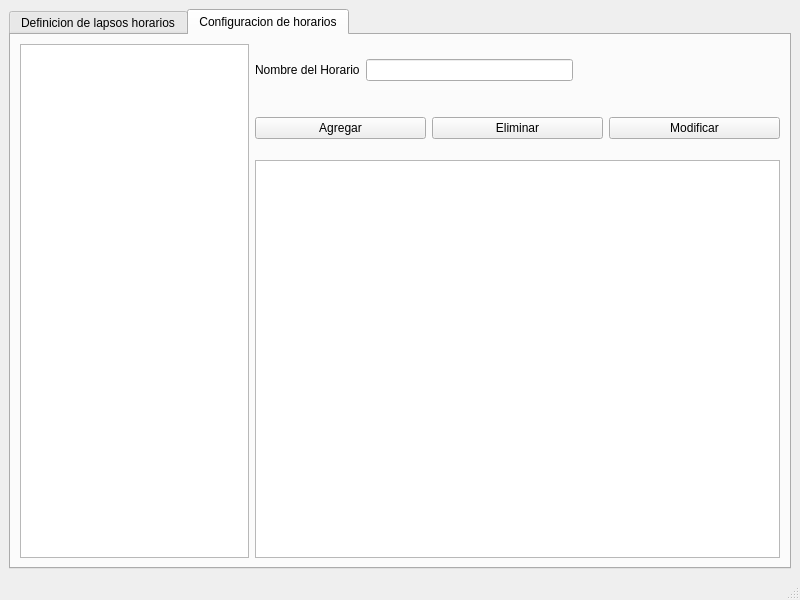
<?xml version="1.0" encoding="UTF-8"?>
<ui version="4.0">
 <class>schedulesConfiguration</class>
 <widget class="QMainWindow" name="schedulesConfiguration">
  <property name="geometry">
   <rect>
    <x>0</x>
    <y>0</y>
    <width>800</width>
    <height>600</height>
   </rect>
  </property>
  <property name="windowTitle">
   <string>Configuracion de horario</string>
  </property>
  <widget class="QWidget" name="centralwidget">
   <layout class="QVBoxLayout" name="verticalLayout_2">
    <item>
     <widget class="QTabWidget" name="tabWidget">
      <property name="currentIndex">
       <number>1</number>
      </property>
      <widget class="QWidget" name="tab">
       <attribute name="title">
        <string>Definicion de lapsos horarios</string>
       </attribute>
       <layout class="QGridLayout" name="gridLayout">
        <item row="0" column="0">
         <layout class="QHBoxLayout" name="horizontalLayout">
          <property name="topMargin">
           <number>0</number>
          </property>
          <item>
           <widget class="QPushButton" name="btn_addSchedule">
            <property name="text">
             <string>Agregar</string>
            </property>
           </widget>
          </item>
          <item>
           <widget class="QPushButton" name="btn_deleteSchedule">
            <property name="text">
             <string>Eliminar</string>
            </property>
           </widget>
          </item>
          <item>
           <widget class="QPushButton" name="btn_modifySchedule">
            <property name="toolTip">
             <string/>
            </property>
            <property name="text">
             <string>Modificar</string>
            </property>
           </widget>
          </item>
          <item>
           <widget class="QPushButton" name="btn_cancel">
            <property name="text">
             <string>Cancelar</string>
            </property>
           </widget>
          </item>
          <item>
           <spacer name="horizontalSpacer">
            <property name="orientation">
             <enum>Qt::Horizontal</enum>
            </property>
            <property name="sizeHint" stdset="0">
             <size>
              <width>40</width>
              <height>20</height>
             </size>
            </property>
           </spacer>
          </item>
         </layout>
        </item>
        <item row="1" column="0">
         <layout class="QHBoxLayout" name="horizontalLayout_2">
          <item>
           <widget class="QTableView" name="tableView"/>
          </item>
          <item>
           <layout class="QVBoxLayout" name="verticalLayout">
            <property name="topMargin">
             <number>0</number>
            </property>
            <item>
             <layout class="QFormLayout" name="formLayout">
              <property name="fieldGrowthPolicy">
               <enum>QFormLayout::AllNonFixedFieldsGrow</enum>
              </property>
              <property name="leftMargin">
               <number>0</number>
              </property>
              <property name="rightMargin">
               <number>0</number>
              </property>
              <item row="0" column="0">
               <widget class="QLabel" name="label">
                <property name="toolTip">
                 <string/>
                </property>
                <property name="text">
                 <string>Nombre del lapso horario</string>
                </property>
                <property name="alignment">
                 <set>Qt::AlignRight|Qt::AlignTrailing|Qt::AlignVCenter</set>
                </property>
               </widget>
              </item>
              <item row="0" column="1">
               <widget class="QLineEdit" name="lineEdit"/>
              </item>
              <item row="1" column="0">
               <widget class="QLabel" name="label_2">
                <property name="text">
                 <string>Hora de entrada</string>
                </property>
                <property name="alignment">
                 <set>Qt::AlignRight|Qt::AlignTrailing|Qt::AlignVCenter</set>
                </property>
               </widget>
              </item>
              <item row="1" column="1">
               <widget class="QTimeEdit" name="timeEdit"/>
              </item>
              <item row="2" column="0">
               <widget class="QLabel" name="label_3">
                <property name="text">
                 <string>Hora de salida</string>
                </property>
                <property name="alignment">
                 <set>Qt::AlignRight|Qt::AlignTrailing|Qt::AlignVCenter</set>
                </property>
               </widget>
              </item>
              <item row="2" column="1">
               <widget class="QTimeEdit" name="timeEdit_2"/>
              </item>
              <item row="3" column="0">
               <widget class="QLabel" name="label_4">
                <property name="text">
                 <string>Comienzo del registro valido de entrada</string>
                </property>
                <property name="alignment">
                 <set>Qt::AlignRight|Qt::AlignTrailing|Qt::AlignVCenter</set>
                </property>
               </widget>
              </item>
              <item row="3" column="1">
               <widget class="QTimeEdit" name="timeEdit_3"/>
              </item>
              <item row="4" column="0">
               <widget class="QLabel" name="label_5">
                <property name="text">
                 <string>Fin del registro valido de entrada</string>
                </property>
                <property name="alignment">
                 <set>Qt::AlignRight|Qt::AlignTrailing|Qt::AlignVCenter</set>
                </property>
               </widget>
              </item>
              <item row="4" column="1">
               <widget class="QTimeEdit" name="timeEdit_4"/>
              </item>
              <item row="5" column="0">
               <widget class="QLabel" name="label_6">
                <property name="text">
                 <string>Comienzo del registro valido de salida</string>
                </property>
                <property name="alignment">
                 <set>Qt::AlignRight|Qt::AlignTrailing|Qt::AlignVCenter</set>
                </property>
               </widget>
              </item>
              <item row="5" column="1">
               <widget class="QTimeEdit" name="timeEdit_5"/>
              </item>
              <item row="6" column="1">
               <widget class="QTimeEdit" name="timeEdit_6"/>
              </item>
              <item row="6" column="0">
               <widget class="QLabel" name="label_7">
                <property name="text">
                 <string>Fin del registro valido de salida</string>
                </property>
                <property name="alignment">
                 <set>Qt::AlignRight|Qt::AlignTrailing|Qt::AlignVCenter</set>
                </property>
               </widget>
              </item>
             </layout>
            </item>
            <item>
             <widget class="QPushButton" name="btn_guardarUsuario">
              <property name="text">
               <string>Guardar</string>
              </property>
             </widget>
            </item>
            <item>
             <spacer name="verticalSpacer">
              <property name="orientation">
               <enum>Qt::Vertical</enum>
              </property>
              <property name="sizeHint" stdset="0">
               <size>
                <width>20</width>
                <height>40</height>
               </size>
              </property>
             </spacer>
            </item>
           </layout>
          </item>
         </layout>
        </item>
       </layout>
      </widget>
      <widget class="QWidget" name="tab_2">
       <attribute name="title">
        <string>Configuracion de horarios</string>
       </attribute>
       <layout class="QHBoxLayout" name="horizontalLayout_3">
        <item>
         <widget class="QListView" name="list_schedulesName">
          <property name="maximumSize">
           <size>
            <width>229</width>
            <height>16777215</height>
           </size>
          </property>
         </widget>
        </item>
        <item>
         <layout class="QVBoxLayout" name="verticalLayout_3">
          <property name="leftMargin">
           <number>0</number>
          </property>
          <item>
           <layout class="QHBoxLayout" name="horizontalLayout_4">
            <property name="leftMargin">
             <number>0</number>
            </property>
            <property name="topMargin">
             <number>15</number>
            </property>
            <property name="bottomMargin">
             <number>15</number>
            </property>
            <item>
             <widget class="QLabel" name="label_8">
              <property name="text">
               <string>Nombre del Horario</string>
              </property>
             </widget>
            </item>
            <item>
             <widget class="QLineEdit" name="newScheduleName"/>
            </item>
            <item>
             <spacer name="horizontalSpacer_2">
              <property name="orientation">
               <enum>Qt::Horizontal</enum>
              </property>
              <property name="sizeHint" stdset="0">
               <size>
                <width>40</width>
                <height>20</height>
               </size>
              </property>
             </spacer>
            </item>
           </layout>
          </item>
          <item>
           <layout class="QHBoxLayout" name="horizontalLayout_5">
            <property name="topMargin">
             <number>15</number>
            </property>
            <property name="bottomMargin">
             <number>15</number>
            </property>
            <item>
             <widget class="QPushButton" name="btn_addShift">
              <property name="text">
               <string>Agregar</string>
              </property>
             </widget>
            </item>
            <item>
             <widget class="QPushButton" name="btn_deleteShift">
              <property name="text">
               <string>Eliminar</string>
              </property>
             </widget>
            </item>
            <item>
             <widget class="QPushButton" name="btn_modifyShift">
              <property name="text">
               <string>Modificar</string>
              </property>
             </widget>
            </item>
           </layout>
          </item>
          <item>
           <widget class="QTableView" name="table_sche"/>
          </item>
         </layout>
        </item>
       </layout>
      </widget>
     </widget>
    </item>
   </layout>
  </widget>
  <widget class="QMenuBar" name="menubar">
   <property name="geometry">
    <rect>
     <x>0</x>
     <y>0</y>
     <width>800</width>
     <height>21</height>
    </rect>
   </property>
  </widget>
  <widget class="QStatusBar" name="statusbar"/>
 </widget>
 <resources/>
 <connections>
  <connection>
   <sender>btn_addSchedule</sender>
   <signal>clicked()</signal>
   <receiver>lineEdit</receiver>
   <slot>clear()</slot>
   <hints>
    <hint type="sourcelabel">
     <x>80</x>
     <y>74</y>
    </hint>
    <hint type="destinationlabel">
     <x>616</x>
     <y>111</y>
    </hint>
   </hints>
  </connection>
  <connection>
   <sender>btn_cancel</sender>
   <signal>clicked()</signal>
   <receiver>schedulesConfiguration</receiver>
   <slot>close()</slot>
   <hints>
    <hint type="sourcelabel">
     <x>319</x>
     <y>79</y>
    </hint>
    <hint type="destinationlabel">
     <x>479</x>
     <y>-16</y>
    </hint>
   </hints>
  </connection>
 </connections>
</ui>
